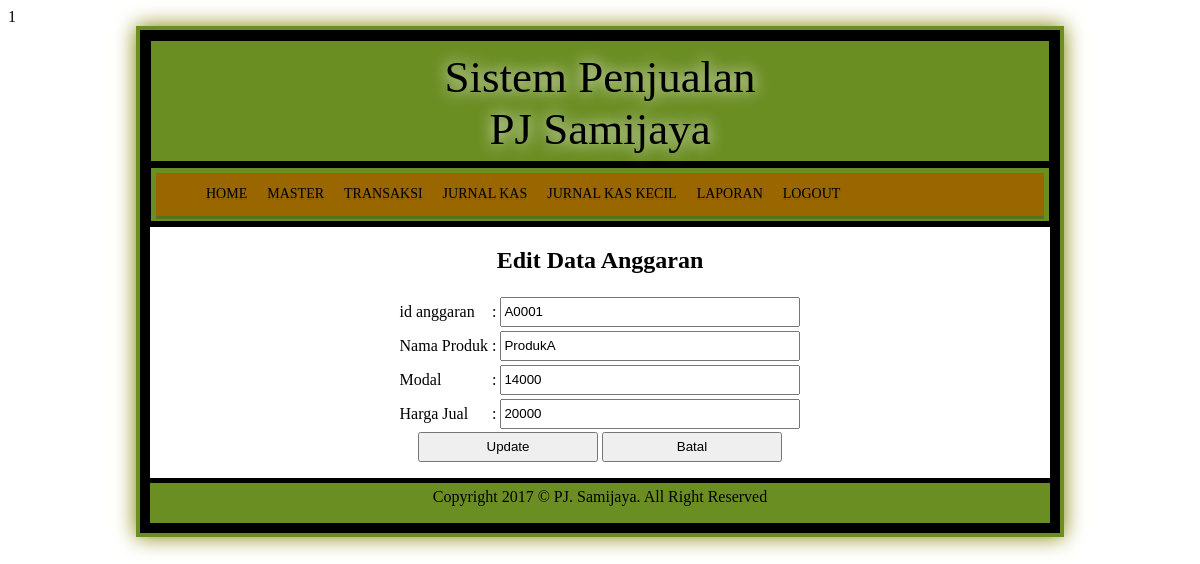
Screenshot of /home.php?page=edit_anggaran&id_anggaran=A0001 (signed in) with the database file from the repository.
### tables this page shows
CREATE TABLE `anggaran` (
  `id_anggaran` char(5) NOT NULL,
  `nama_produk` varchar(40) NOT NULL,
  `modal` int(12) NOT NULL,
  `harga` int(12) NOT NULL,
  `untung` int(12) NOT NULL
);

### anggaran/edit.php (the view)
<html>
<head>
</head>
<body><center>
<?php
include "../koneksi.php";
$sql = "select * from anggaran where id_anggaran='$_GET[id_anggaran]'";
$edit = mysqli_query($konek,$sql) or die (mysqli_error());
$r = mysqli_fetch_array($edit);
echo "
<form method=post action=anggaran/update.php?id_anggaran=$r[id_anggaran]>
	<h2>Edit Data Anggaran</h2>
		<table align='center'>
			<tr>
				<td>id anggaran</td>
				<td>: <input type=text name=id_anggaran value='$r[id_anggaran]' readonly></td>
			</tr>
			<tr>
				<td>Nama Produk</td>
				<td>: <input type=text name=nama_produk value='$r[nama_produk]' readonly></td>
			</tr>
			<tr>
				<td>Modal</td>
				<td>: <input type=text name=modal value='$r[modal]'></td>
			</tr>
			<tr>
				<td>Harga Jual</td>
				<td>: <input type=text name=harga value='$r[harga]'></td>
			</tr>
		</table>
					<input class=input type=submit name=update value=Update>
					<input class=input type=button value=Batal onclick=self.history.back()>
</form>";
?>
</body>
</html>

### style.css (style rules this page uses)
body { background : url(images/back.jpg); font-family : Poor Richard; }
input { width : 300px; height : 30px; }
.input { width : 180px; }

### rows the page displays
anggaran: id_anggaran "A0001", nama_produk "ProdukA", modal "14000", harga "20000"
